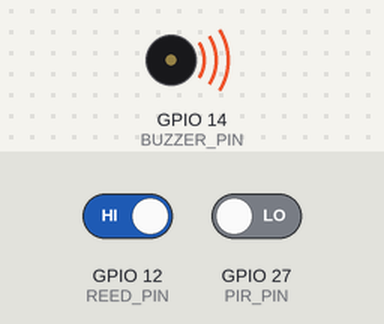
Simulated run of this sketch. Board: ESP32. On the bench: buzzer (waves = sounding, pin HIGH). Inputs (shaded band) come from the test bench; at power-on: GPIO 12 (REED_PIN) HIGH, GPIO 27 (PIR_PIN) LOW. WiFi joins after 1.5 s; servers stay silent unless stated; what the sketch prints to the serial monitor is not drawn.

Above: at 9.2 s.
9.3 s: GPIO 12 (REED_PIN) driven LOW
At 10.1 s:
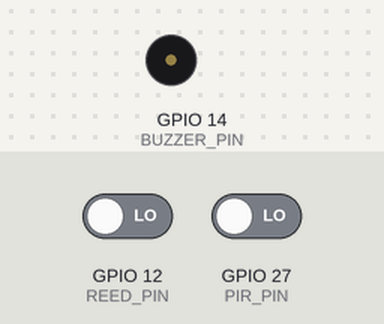
12.3 s: GPIO 12 (REED_PIN) driven HIGH
At 13.6 s:
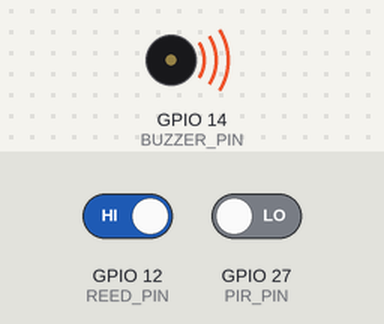
Timing chart, 0 to 15.3 s (numbered marks = the images above; inputs shaded):
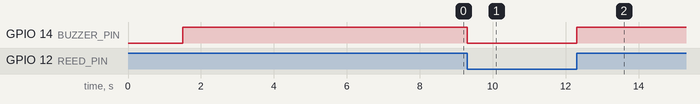

Measured:
- after the input at 9.3 s, GPIO 14 (BUZZER_PIN): HIGH → LOW at once
- after the input at 12.3 s, GPIO 14 (BUZZER_PIN): LOW → HIGH at once

The sketch:

sketch_sep9a1.ino
```cpp
/*  ESP32 smart alarm
    – PIR + reed sensors + keypad + Wi-Fi dashboard
    – Three users / passwords
    – 3 wrong attempts → lockout
    – Continuous alarm on intrusion during lockout
    – Simple statistical anomaly detection on PIR
*/

#include <WiFi.h>
#include <Keypad.h>
#include <WebServer.h>

// ---------- Wi-Fi ----------
const char* ssid     = "realme 10 Pro 5G";
const char* password = "h462js5t";

// ---------- Pins ----------
const uint8_t PIR_PIN    = 27;
const uint8_t REED_PIN   = 12;
const uint8_t BUZZER_PIN = 14;

// ---------- Keypad ----------
const byte ROWS = 4, COLS = 3;
char keys[ROWS][COLS] = {
  {'1','2','3'},
  {'4','5','6'},
  {'7','8','9'},
  {'*','0','#'}
};
byte rowPins[ROWS] = {21,19,18,5};
byte colPins[COLS] = {32,33,26};
Keypad keypad(makeKeymap(keys), rowPins, colPins, ROWS, COLS);

// ---------- Users ----------
struct User { String name; String pwd; };
User users[3] = { {"Alice","1111"},{"Bob","2222"},{"Carol","3333"} };

// ---------- Config ----------
const unsigned long DISARM_DURATION = 10000UL;
const unsigned long PIR_GRACE_MS    = 10000UL;
const int MAX_WRONG = 3;

// ---------- States ----------
bool disarmed=false, lockedOut=false;
unsigned long disarmUntil=0;
String disarmedBy="", lastUser="", lastEvent="System ready";
int wrongAttempts=0;

bool reedOpen=false, reedAlarm=false;
bool pirAlarm=false, pirDetected=false;
unsigned long pirDetectedAt=0;

// ---------- Buzzer control ----------
unsigned long lastBuzzerToggle=0;
bool buzzerState=false;
const unsigned long PIR_BEEP_ON=120, PIR_BEEP_OFF=120;
void beepOn(){ digitalWrite(BUZZER_PIN,HIGH); }
void beepOff(){ digitalWrite(BUZZER_PIN,LOW); }

// ---------- Simple anomaly detector ----------
float avgPirInterval=5000, avgPirDuration=1000;
unsigned long lastPirOn=0,lastPirOff=0;
bool pirPrev=false, aiAnomaly=false;
void updateAnomaly(bool pirNow){
  unsigned long now=millis();
  if(pirNow && !pirPrev){
    unsigned long interval=now-lastPirOff;
    if(lastPirOff) avgPirInterval=0.9*avgPirInterval+0.1*interval;
    lastPirOn=now;
  }else if(!pirNow && pirPrev){
    unsigned long dur=now-lastPirOn;
    if(lastPirOn) avgPirDuration=0.9*avgPirDuration+0.1*dur;
    lastPirOff=now;
  }
  if((now-lastPirOff)<2000 && (avgPirInterval<2000 || avgPirDuration>5000))
    aiAnomaly=true;
  pirPrev=pirNow;
}

// ---------- Web ----------
WebServer server(80);
void handleRoot(){
  String h="<!doctype html><html><head><meta charset='utf-8'>";
  h+="<script>function r(){fetch('/s').then(x=>x.text()).then(t=>s.innerHTML=t);}setInterval(r,1000);</script>";
  h+="<style>body{background:#111;color:#eee;font-family:Arial;text-align:center}div{background:#222;border-radius:8px;padding:12px;display:inline-block}</style>";
  h+="</head><body><h2>ESP32 Alarm</h2><div id='s'>Loading...</div></body></html>";
  server.send(200,"text/html",h);
}
void handleStatus(){
  String s="<p><b>System:</b> ";
  if(lockedOut) s+="<span style='color:red'>LOCKED OUT</span>";
  else if(disarmed) s+="<span style='color:orange'>DISARMED</span>";
  else s+="<span style='color:lightgreen'>ARMED</span>";
  s+="</p><p><b>Last event:</b> "+lastEvent+"</p>";
  s+="<p><b>Last user:</b> "+(lastUser==""?"None":lastUser)+"</p>";
  s+="<p>PIR: "+String(pirDetected?"Motion":"No motion")+"</p>";
  s+="<p>Reed: "+String(reedOpen?"OPEN":"CLOSED")+"</p>";
  s+="<p>Wrong attempts: "+String(wrongAttempts)+"/"+String(MAX_WRONG)+"</p>";
  if(aiAnomaly) s+="<h3 style='color:yellow'>AI anomaly detected</h3>";
  if(reedAlarm) s+="<h3 style='color:red'>Reed alarm</h3>";
  if(pirAlarm)  s+="<h3 style='color:orange'>Motion alarm</h3>";
  server.send(200,"text/html",s);
}

// ---------- Password submit ----------
void submitPassword(String &pwd){
  if(lockedOut){ lastEvent="Locked out – password refused"; Serial.println(lastEvent); return; }
  for(int i=0;i<3;i++){
    if(pwd==users[i].pwd){
      disarmed=true; disarmUntil=millis()+DISARM_DURATION;
      disarmedBy=users[i].name; lastUser=disarmedBy;
      wrongAttempts=0; reedAlarm=pirAlarm=false; lastEvent="Disarmed by "+disarmedBy;
      beepOff(); Serial.println(lastEvent); return;
    }
  }
  wrongAttempts++; lastEvent="Wrong password ("+String(wrongAttempts)+")";
  Serial.println(lastEvent);
  if(wrongAttempts>=MAX_WRONG){ lockedOut=true; lastEvent="LOCKOUT"; Serial.println("LOCKOUT engaged"); }
}

// ---------- Setup ----------
void setup(){
  Serial.begin(115200);
  pinMode(PIR_PIN,INPUT);
  pinMode(REED_PIN,INPUT_PULLUP);
  pinMode(BUZZER_PIN,OUTPUT);
  beepOff();

  WiFi.begin(ssid,password);
  Serial.print("Connecting Wi-Fi");
  for(int i=0;i<30 && WiFi.status()!=WL_CONNECTED;i++){ delay(500); Serial.print("."); }
  Serial.println();
  if(WiFi.status()==WL_CONNECTED) Serial.println(WiFi.localIP());

  server.on("/",handleRoot);
  server.on("/s",handleStatus);
  server.begin();
  lastEvent="System armed";
}

// ---------- Loop ----------
String keyBuffer="";
void loop(){
  server.handleClient();

  char k=keypad.getKey();
  if(k){
    Serial.print("Key: ");Serial.println(k);
    if(k=='*') keyBuffer="";
    else if(k=='#'){ String p=keyBuffer; keyBuffer=""; submitPassword(p); }
    else keyBuffer+=k;
  }

  int reedRaw=digitalRead(REED_PIN);
  reedOpen=(reedRaw==HIGH);
  bool pirNow=digitalRead(PIR_PIN);

  updateAnomaly(pirNow);

  static bool lockoutLatched=false;
  if(lockedOut && (reedOpen||pirNow)) lockoutLatched=true;

  // PIR detection logic
  if(pirNow && !pirDetected && !disarmed && !lockedOut){
    pirDetected=true; pirDetectedAt=millis(); lastEvent="Motion detected – 10 s to enter code";
    Serial.println(lastEvent);
  }
  if(pirDetected && !disarmed && !lockedOut && millis()-pirDetectedAt>=PIR_GRACE_MS){
    pirAlarm=true; lastEvent="PIR alarm triggered"; Serial.println(lastEvent);
  }
  if(disarmed){ pirDetected=false; pirAlarm=false; }

  // Reed alarm
  if(reedOpen && !disarmed && !lockedOut){ reedAlarm=true; lastEvent="Reed alarm"; }
  else if(!reedOpen && !lockedOut) reedAlarm=false;

  // ---- Buzzer rules ----
  if(lockoutLatched){ beepOn(); lastEvent="LOCKOUT alarm"; }
  else if(reedAlarm){ beepOn(); }
  else if(pirAlarm){
    unsigned long now=millis();
    unsigned long phase=buzzerState?PIR_BEEP_ON:PIR_BEEP_OFF;
    if(now-lastBuzzerToggle>=phase){
      buzzerState=!buzzerState; lastBuzzerToggle=now;
      digitalWrite(BUZZER_PIN,buzzerState);
    }
  }else beepOff();

  // ---- Disarm re-arm logic ----
  if(disarmed && millis()>=disarmUntil && !reedOpen){
    disarmed=false; disarmedBy=""; lastEvent="System re-armed"; Serial.println(lastEvent);
  }

  // ---- Simple AI alert sound ----
  if(aiAnomaly && !lockedOut){
    Serial.println("⚠ AI anomaly detected");
    for(int i=0;i<3;i++){ beepOn(); delay(100); beepOff(); delay(100); }
    aiAnomaly=false;
  }

  delay(30);
}
```
